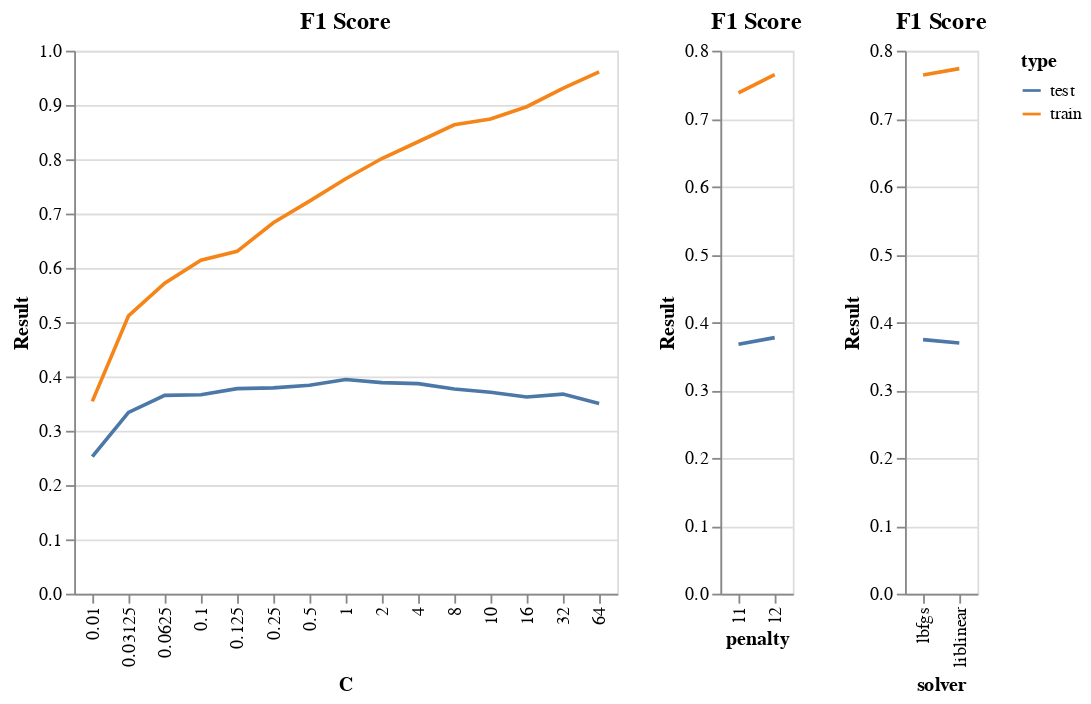

The notebook cell this image was saved under:
### Markdown cell above
# Look at some median data for each parameter "all else equal" to get a sense of trends

### Code cell
df = csv_data.copy()
df = df[df.Score=='F1']
#print(df.columns)
df = df.groupby(['type','C',])['Result'].median().reset_index()
#display(df)

chart1 = alt.Chart(df).mark_line().encode(
    x = 'C:O',
    y = 'Result:Q',
    color = 'type:N',
    tooltip = 'C:Q',

).properties(
    title = 'F1 Score'
)


df = csv_data.copy()
df = df[df.Score=='F1']
#print(df.columns)
df = df.groupby(['type','penalty',])['Result'].median().reset_index()
#display(df)

chart2 = alt.Chart(df).mark_line().encode(
    x = 'penalty:O',
    y = 'Result:Q',
    color = 'type:N',
    tooltip = 'penalty:Q',

).properties(
    title = 'F1 Score'
)

df = csv_data.copy()
df = df[df.Score=='F1']
#print(df.columns)
df = df.groupby(['type','solver',])['Result'].median().reset_index()
#display(df)

chart3 = alt.Chart(df).mark_line().encode(
    x = 'solver:O',
    y = 'Result:Q',
    color = 'type:N',
    tooltip = 'solver:Q',

).properties(
    title = 'F1 Score'
)

chart1 | chart2 | chart3

### Figure 1 — Vega-Lite specification as saved in the notebook (floating-point values rounded to 4 significant figures)
{"config": {"view": {"continuousWidth": 400, "continuousHeight": 300}}, "hconcat": [{"data": {"name": "data-9639e8166103f5c1f4f5d03410d562a6"}, "mark": "line", "encoding": {"color": {"field": "type", "type": "nominal"}, "tooltip": {"field": "C", "type": "quantitative"}, "x": {"field": "C", "type": "ordinal"}, "y": {"field": "Result", "type": "quantitative"}}, "title": "F1 Score"}, {"data": {"name": "data-e27559d70b6c53036e5361521a1069e9"}, "mark": "line", "encoding": {"color": {"field": "type", "type": "nominal"}, "tooltip": {"field": "penalty", "type": "quantitative"}, "x": {"field": "penalty", "type": "ordinal"}, "y": {"field": "Result", "type": "quantitative"}}, "title": "F1 Score"}, {"data": {"name": "data-848b9b0f1775755bb6fd7f6bdc6e57a1"}, "mark": "line", "encoding": {"color": {"field": "type", "type": "nominal"}, "tooltip": {"field": "solver", "type": "quantitative"}, "x": {"field": "solver", "type": "ordinal"}, "y": {"field": "Result", "type": "quantitative"}}, "title": "F1 Score"}], "$schema": "https://vega.github.io/schema/vega-lite/v4.17.0.json", "datasets": {"data-9639e8166103f5c1f4f5d03410d562a6": [{"type": "test", "C": 0.01, "Result": 0.2524}, {"type": "test", "C": 0.03125, "Result": 0.3338}, {"type": "test", "C": 0.0625, "Result": 0.3652}, {"type": "test", "C": 0.1, "Result": 0.3665}, {"type": "test", "C": 0.125, "Result": 0.3776}, {"type": "test", "C": 0.25, "Result": 0.379}, {"type": "test", "C": 0.5, "Result": 0.3839}, {"type": "test", "C": 1.0, "Result": 0.3943}, {"type": "test", "C": 2.0, "Result": 0.3887}, {"type": "test", "C": 4.0, "Result": 0.3868}, {"type": "test", "C": 8.0, "Result": 0.377}, {"type": "test", "C": 10.0, "Result": 0.3709}, {"type": "test", "C": 16.0, "Result": 0.3622}, {"type": "test", "C": 32.0, "Result": 0.3676}, {"type": "test", "C": 64.0, "Result": 0.3504}, {"type": "train", "C": 0.01, "Result": 0.3541}, {"type": "train", "C": 0.03125, "Result": 0.5118}, {"type": "train", "C": 0.0625, "Result": 0.5718}, {"type": "train", "C": 0.1, "Result": 0.6141}, {"type": "train", "C": 0.125, "Result": 0.6305}, {"type": "train", "C": 0.25, "Result": 0.683}, {"type": "train", "C": 0.5, "Result": 0.7228}, {"type": "train", "C": 1.0, "Result": 0.7642}, {"type": "train", "C": 2.0, "Result": 0.8014}, {"type": "train", "C": 4.0, "Result": 0.8323}, {"type": "train", "C": 8.0, "Result": 0.8636}, {"type": "train", "C": 10.0, "Result": 0.8741}, {"type": "train", "C": 16.0, "Result": 0.8968}, {"type": "train", "C": 32.0, "Result": 0.9304}, {"type": "train", "C": 64.0, "Result": 0.9609}], "data-e27559d70b6c53036e5361521a1069e9": [{"type": "test", "penalty": "l1", "Result": 0.3675}, {"type": "test", "penalty": "l2", "Result": 0.3773}, {"type": "train", "penalty": "l1", "Result": 0.7377}, {"type": "train", "penalty": "l2", "Result": 0.7647}], "data-848b9b0f1775755bb6fd7f6bdc6e57a1": [{"type": "test", "solver": "lbfgs", "Result": 0.3743}, {"type": "test", "solver": "liblinear", "Result": 0.3692}, {"type": "train", "solver": "lbfgs", "Result": 0.7642}, {"type": "train", "solver": "liblinear", "Result": 0.7736}]}}
